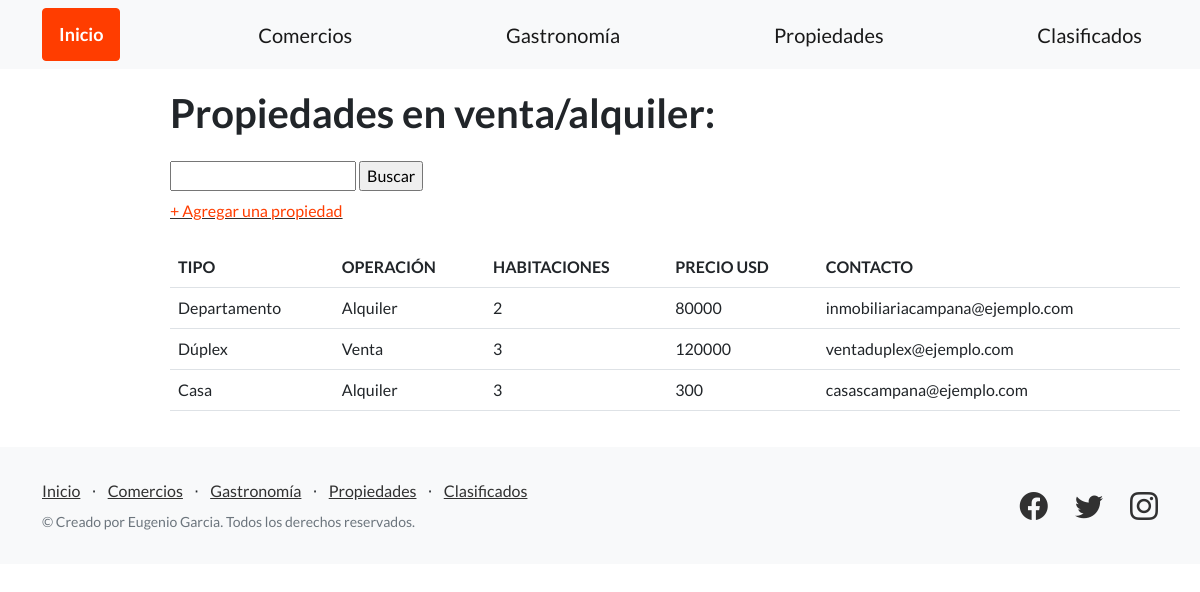
Page /propiedades/ on the earlier database version.
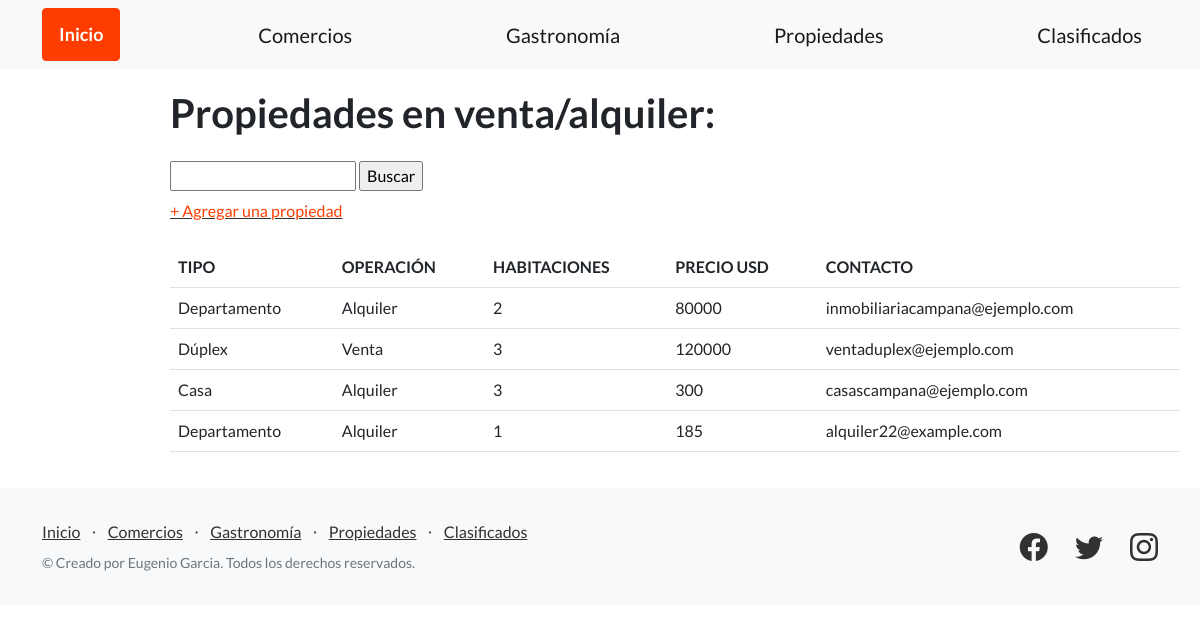
Same page on the later database version.
### guia_ciudad/models.py (models this page shows, shortened)
class Propiedad(models.Model):
    tipo = models.CharField(max_length=128)
    operacion = models.CharField(max_length=128)
    habitaciones = models.IntegerField()
    precio = models.IntegerField()
    contacto = models.EmailField()

### guia_ciudad/views.py (the view)
# urls.py: path('propiedades/', listar_propiedades, name="listar_propiedades"),
def listar_propiedades(request):
    contexto = {
        'propiedades': Propiedad.objects.all()
    }
    return render(
        request=request,
        template_name='guia_ciudad/propiedades.html',
        context=contexto,
    )

### guia_ciudad/templates/guia_ciudad/propiedades.html (shortened to what this page needs)
{% extends "guia_ciudad/base.html" %}
{% block contenido %}
<section style="padding:20px 20px; margin-left: 150px;">
    <h1 class="mb-4">Propiedades en venta/alquiler:</h1>
    <form class="form-label" action="{% url 'buscar_propiedades' %}" method="post">
        <input type="text" name="busqueda">
        <input type="submit" value="Buscar">
    </form>
    <div class="mb-4">
    <a href="{% url 'agregar_propiedad' %}"><FONT COLOR="#FF3D00">+ Agregar una propiedad</FONT></a>
    </div>
    <table class="table">
        <tr>
            <td><b>TIPO</b></td>
            <td><b>OPERACIÓN</b></td>
            <td><b>HABITACIONES</b></td>
            <td><b>PRECIO USD</b></td>
            <td><b>CONTACTO</b></td>
        </tr>
        {% for propiedad in propiedades %}
        <tr>
            <td>{{ propiedad.tipo }}</td>
            <td>{{ propiedad.operacion }}</td>
            <td>{{ propiedad.habitaciones }}</td>
            <td>{{ propiedad.precio }}</td>
            <td>{{ propiedad.contacto }}</td>
        </tr>
        {% endfor %}
    </table>
</section>
{% endblock contenido %}

Differences in the rows shown:
added Propiedad: tipo "Departamento", operacion "Alquiler", habitaciones "1", precio "185", contacto "alquiler22@example.com"
